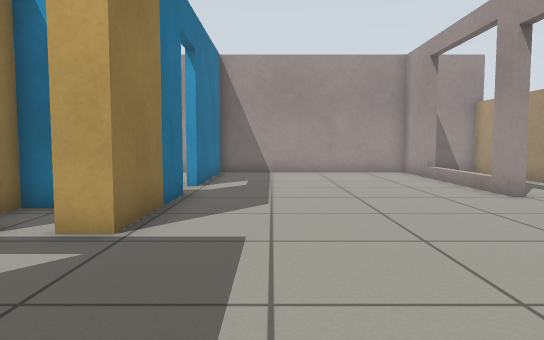
view 1 (above)

16 first-person views from a walk through a world built for the Gazebo simulator. The camera is 0.64 m above the floor, tilts 4° down and sees 70° across. The floor is counted in squares, 0.5 m on a side. Each view is taken from the middle of a square. On the plan, view 1 faces up. The plan holds only what a view shows up to about 15 squares ahead; the rest is blank.

view 2
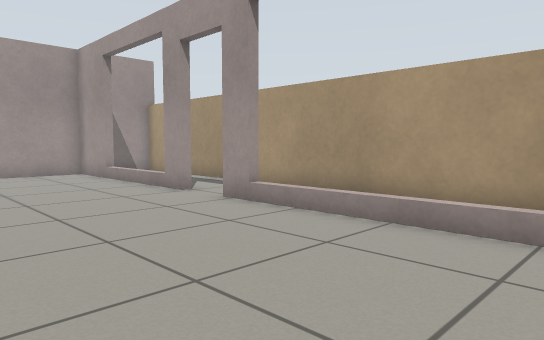

view 3
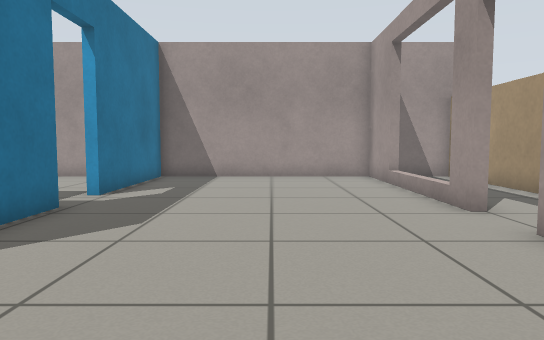

view 4
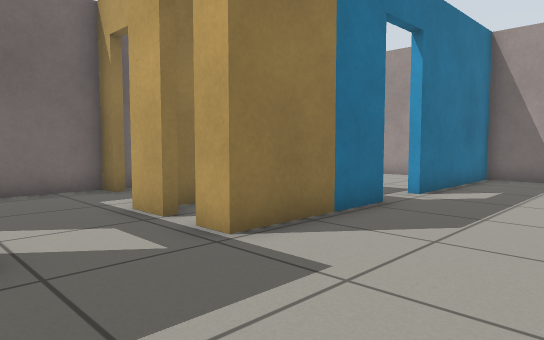

view 5
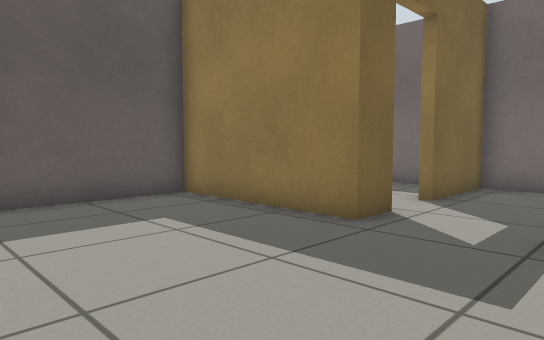

view 6
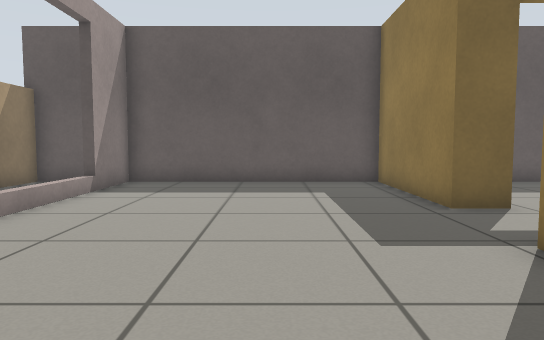

view 7
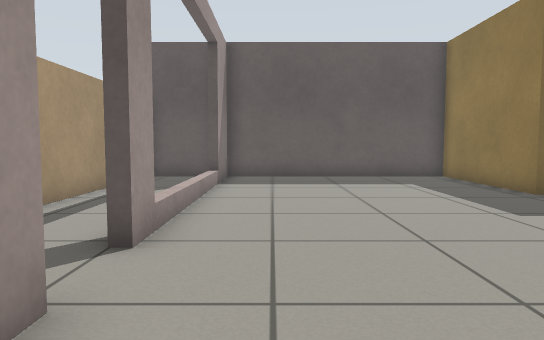

view 8
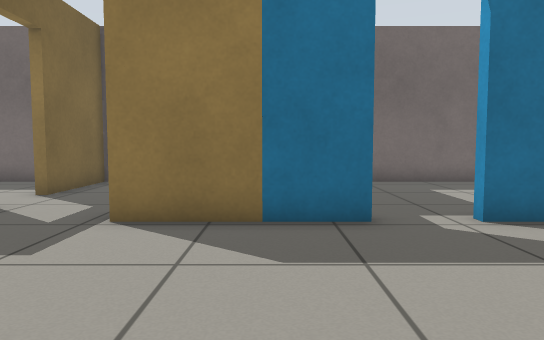

view 9
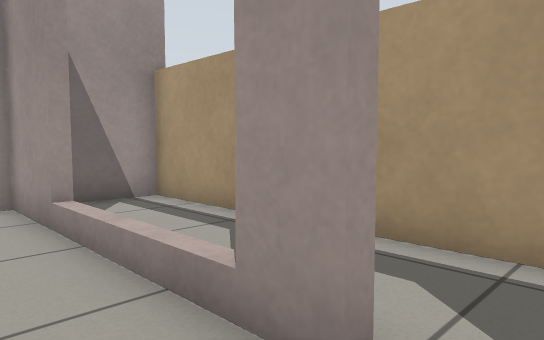

view 10
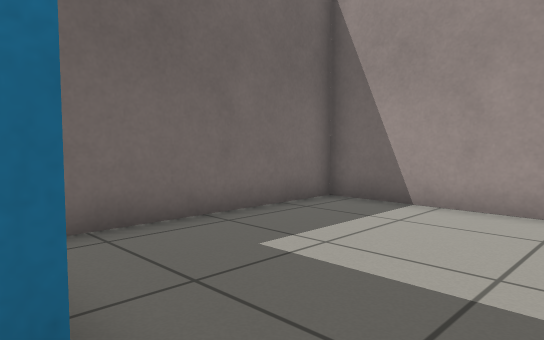

view 11
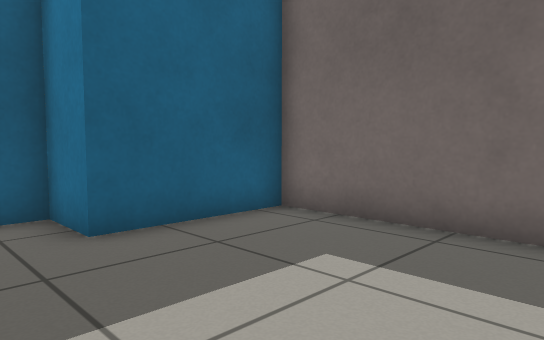

view 12
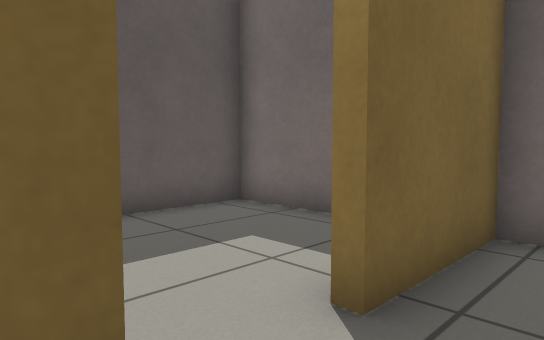

view 13
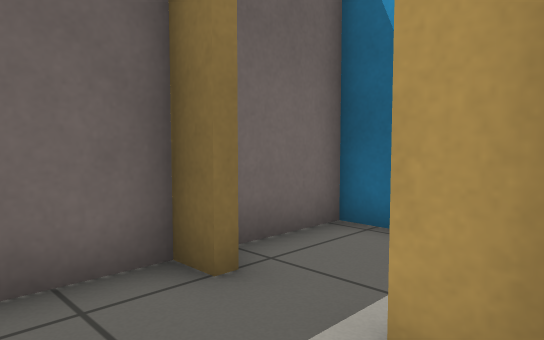

view 14
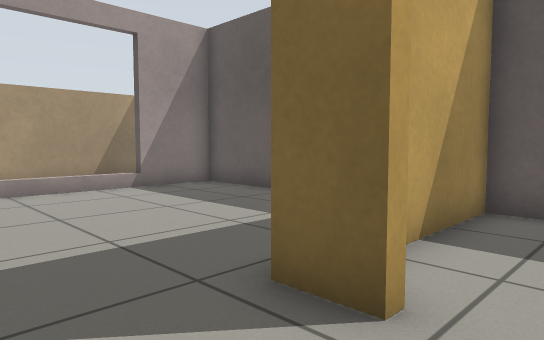

view 15
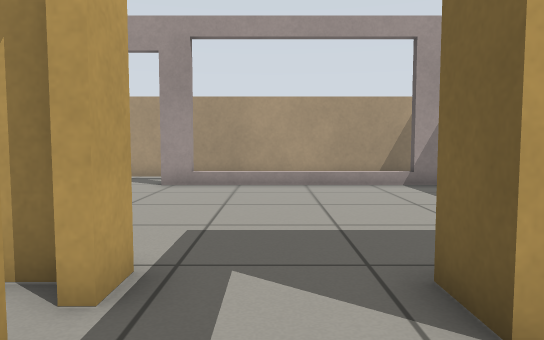

view 16
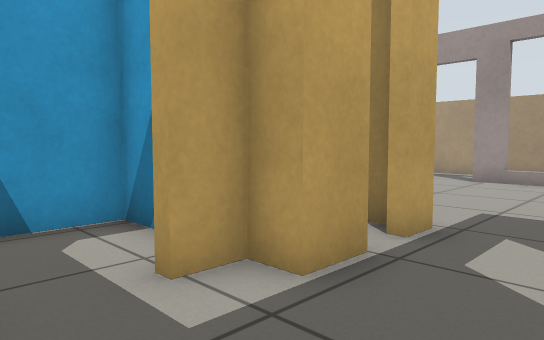

### Floor plan
Points are (right, up) in squares from view 1. A wall is a line through its corners. A room is listed if a view was taken in it or the views show most of it. See-through windows are left out.
Room 1 (views 1, 2, 3, 4, 5, 6, 7, 8, 9, 12, 13, 14, 15, 16)
walls: (-2.2, 9.6) (-2.2, 5.4) (-3, 5.4); (-4, 5.4) (-5.2, 5.4); (5.7, 9.3) (5.7, 16.7) (-2.2, 16.7) (-2.2, 11.4); (-3.7, 2.5) (-2.5, 2.5) (-2.5, -2.7) (5.7, -2.7) (5.7, 7.4); (-4.9, 6.2) (-6.3, 6.2); (-7.9, 6.2) (-8.7, 6.2) (-8.7, 2.5) (-5.5, 2.5)
ways out: open door at (-2, 10.5) to room 2; gap at (6, 9) to room 3; open door at (-4.5, 2) to room 4; open door at (-7.5, 6) to room 5; open door at (-3.5, 5.5)
Room 2 (views 10, 11)
walls: (-2.2, 11.4) (-2.6, 11.4); (-4.2, 16.7) (-8.7, 16.7) (-8.7, 9.6) (-4.9, 9.6) (-4.9, 7.8) (-4.1, 7.8)
ways out: open door at (-2, 10.5) to room 1
Room 3 (no view inside)
walls: (6.4, -2.7) (8.7, -2.7) (8.7, 16.7) (6.8, 16.7)
ways out: gap at (6, 9) to room 1
Room 4 (no view inside)
walls: (-8.7, 0.9) (-8.7, -2.7) (-5.9, -2.7); (-3.7, -2.7) (-2.8, -2.7) (-2.8, 0.5)
ways out: open door at (-4.5, 2) to room 1
Room 5 (no view inside)
walls: (-5.2, 8.3) (-5.2, 9.3) (-8.7, 9.3) (-8.7, 6.8)
ways out: open door at (-7.5, 6) to room 1

Positions as (right, up) in squares from view 1, and headings:
1: (0, 0), facing up
2: (0, 0), facing up-right
3: (2, 2), facing up
4: (2, 2), facing up-left
5: (3, 6), facing down-left
6: (1, 10), facing down
7: (4, 12), facing down
8: (4, 8), facing left
9: (4, 8), facing up-right
10: (-3, 9), facing up-left
11: (-3, 15), facing down-left
12: (-3, 4), facing down-left
13: (-5, 4), facing up-left
14: (-5, 5), facing down-right
15: (-6, 4), facing right
16: (-8, 3), facing up-right
